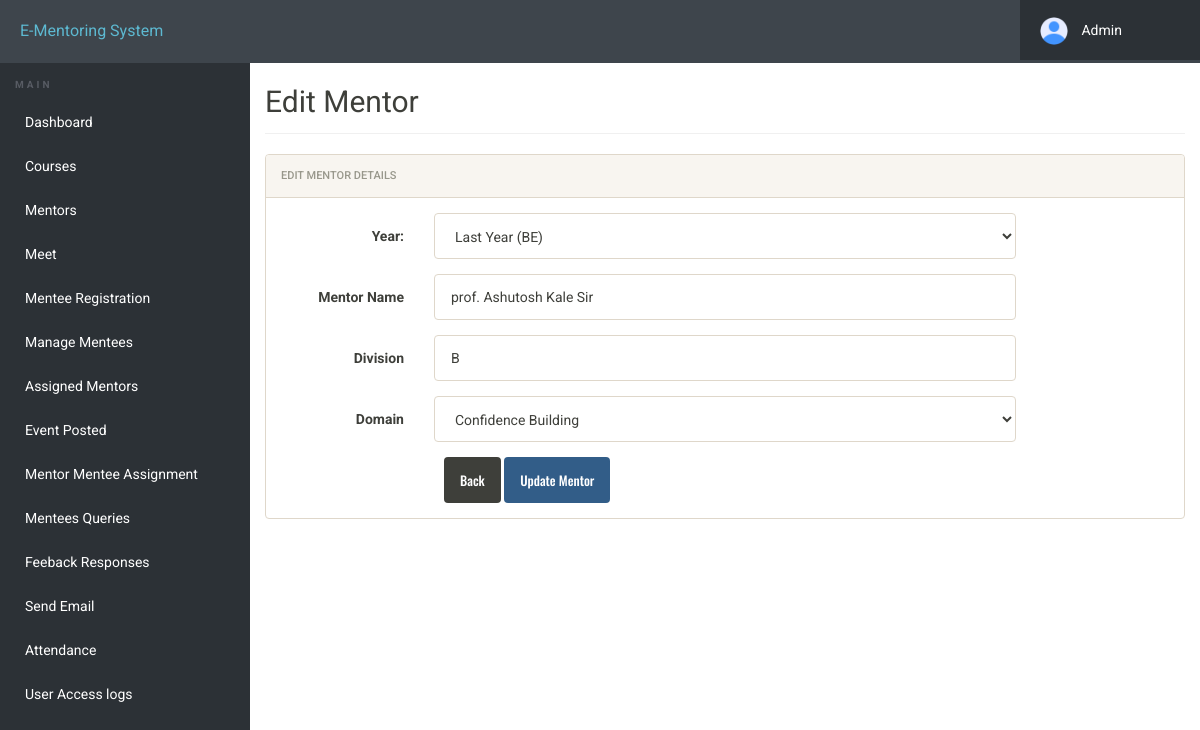
Page /admin/edit-room.php?id=1 (signed in) on the committed database.
### tables this page shows
CREATE TABLE `mentors` (
  `id` int(11) NOT NULL,
  `email` varchar(50) NOT NULL,
  `password` varchar(8) NOT NULL,
  `year` text NOT NULL,
  `mentor_name` varchar(30) NOT NULL,
  `divs` varchar(12) NOT NULL,
  `posting_date` timestamp NOT NULL DEFAULT current_timestamp(),
  `domain` varchar(100) NOT NULL,
  `assignedstudents` int(11) DEFAULT 0
);

### admin/edit-room.php (the view, shortened to what this page needs)
<?php
include('includes/config.php');
if(isset($_GET['id'])) {
    $id = $_GET['id'];
    $query = "SELECT * FROM mentors WHERE id=?";
    $stmt = $mysqli->prepare($query);
    $stmt->bind_param('i', $id);
    $stmt->execute();
    $result = $stmt->get_result();
    if($result->num_rows == 1) {
        $row = $result->fetch_assoc();
        $year = $row['year'];
        $mentorname = $row['mentor_name'];
        $divs = $row['divs'];
        $domain = $row['domain'];
    } else {
        echo "<script>alert('Mentor not found');</script>";
        exit;
    }
} else {
    echo "<script>alert('Mentor ID not specified');</script>";
    exit;
}
?>
<!DOCTYPE html>
<html lang="en">
<head>
    <link rel="stylesheet" href="css/bootstrap.min.css">
    <link rel="stylesheet" href="css/style.css">
</head>
<body>
    <?php include('includes/header.php');?>
    <div class="ts-main-content">
        <?php include('includes/sidebar.php');?>
        <div class="content-wrapper">
            <div class="container-fluid">
                <div class="row">
                    <div class="col-md-12">
                        <h2 class="page-title custom-heading">Edit Mentor</h2>
                        <div class="panel panel-default">
                            <div class="panel-heading">Edit Mentor Details</div>
                            <div class="panel-body">
                                <form method="post" class="form-horizontal">
                                    <div class="form-group">
                                        <label class="col-sm-2 control-label">Year:</label>
                                        <div class="col-sm-8">
                                            <select class="form-control" name="year" required>
                                                <option value="BE" <?php if ($year == "BE") echo "selected"; ?>>Last Year (BE)</option>
                                            </select>
                                        </div>
                                    </div>
                                    <div class="form-group">
                                        <label class="col-sm-2 control-label">Mentor Name</label>
                                        <div class="col-sm-8">
                                            <input type="text" class="form-control" name="mentor" value="<?php echo $mentorname; ?>" required>
                                        </div>
                                    </div>
                                    <div class="form-group">
                                        <label class="col-sm-2 control-label">Division</label>
                                        <div class="col-sm-8">
                                            <input type="text" class="form-control" name="div" value="<?php echo $divs; ?>" required>
                                        </div>
                                    </div>
                                    <div class="form-group">
    <label class="col-sm-2 control-label">Domain</label>
    <div class="col-sm-8">
        <select class="form-control" name="domain" required>
            <option value="Confidence Building"<?php if ($domain == "Confidence Building") echo " selected"; ?>>Confidence Building</option>
        </select>
    </div>
</div>
                                    <div class="col-sm-8 col-sm-offset-2">
                                    <a href="manage-mentors.php" class="btn btn-default">Back</a>
                                        <input class="btn btn-primary" type="submit" name="update" value="Update Mentor">
                                    </div>
                                </form>
                            </div>
                        </div>
                    </div>
                </div>
            </div>
        </div>
    </div>
</body>
</html>

### admin/css/style.css (style rules this page uses)
html { font-size: 14px; }
@media only screen and (min-width: 480px) { html { font-size: 17px; } }
@media only screen and (min-width: 768px) { html { font-size: 14px; } }
body { font-size: 1em; }
a { color: #37a6c4; }
.btn { font-family: 'Oswald', sans-serif; }
.panel { overflow: hidden; }
.btn { text-transform: none; }
.page-title { padding-bottom: 15px; margin-bottom: 20px; border-bottom: 1px solid #f0f0f0; }
.ts-main-content .content-wrapper { padding-top: 15px; margin-top: 10px; }
@media only screen and (min-width: 992px) { .ts-main-content .content-wrapper { margin-left: 250px; } }

### admin/edit-room.php (style rules this page uses)
.custom-heading { margin-top: 60px; }
.btn { font-size: 13px; }

### rows in the picture
mentors: year "Last Year (BE)", mentor "prof. Ashutosh Kale Sir", div "B", domain "Confidence Building"
